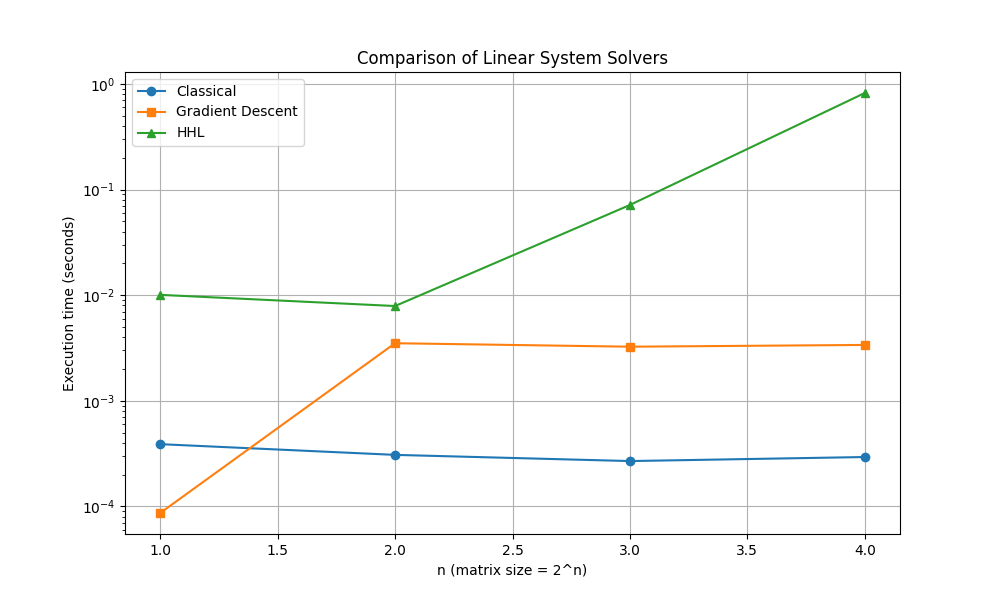

Reproduce this figure in Python.
import numpy as np
import matplotlib.pyplot as plt
from time import time
from qiskit import QuantumCircuit, QuantumRegister, ClassicalRegister
from qiskit.quantum_info import Operator
from scipy.linalg import solve as classical_solve
from typing import Tuple, List, Dict
from hhl import HHL
from multiprocessing import Pool, cpu_count
from functools import partial


def generate_hermitian_and_solution(n: int) -> Tuple[np.ndarray, np.ndarray, np.ndarray]:
    size = 2**n
    
    random_matrix = np.random.random((size, size))
    
    A = (random_matrix + random_matrix.T) / 2
    
    x = np.random.random(size)
    
    b = A @ x
    
    return A, b, x

def gradient_descent_solver(A: np.ndarray, b: np.ndarray, max_iter: int = 1000, tol: float = 1e-6) -> Tuple[np.ndarray, float]:
    start_time = time()
    
    n = len(b)
    x = np.zeros(n)
    
    for i in range(max_iter):
        r = b - A @ x
        if np.linalg.norm(r) < tol:
            break
        
        alpha = np.real(np.dot(r, r) / np.dot(r, A @ r))
        x = x + alpha * r
    
    return x, time() - start_time

def classical_solver(A: np.ndarray, b: np.ndarray) -> Tuple[np.ndarray, float]:
    start_time = time()
    x = classical_solve(A, b)
    return x, time() - start_time

def hhl_solver(A: np.ndarray, b: np.ndarray) -> Tuple[np.ndarray, float]:
    start_time = time()
    state, probabilities = HHL(A, b)
    return state, time() - start_time

def run_solver(solver_func, A: np.ndarray, b: np.ndarray, solver_name: str) -> Dict:
    try:
        x, solve_time = solver_func(A, b)
        return {
            'solver': solver_name,
            'time': solve_time,
            'success': True,
            'error': None
        }
    except Exception as e:
        return {
            'solver': solver_name,
            'time': None,
            'success': False,
            'error': str(e)
        }

def solve_for_size(n: int) -> Dict:
    print(f"Testing for n = {n} (matrix size: {2**n} × {2**n})")
    
    A, b, x_true = generate_hermitian_and_solution(n)
    
    solvers = [
        ('Classical', classical_solver),
        ('Gradient Descent', gradient_descent_solver),
        ('HHL', hhl_solver)
    ]
    
    with Pool(min(len(solvers), cpu_count())) as pool:
        results = [
            run_solver(solver_func, A, b, name)
            for name, solver_func in solvers
        ]
    
    return {res['solver']: res for res in results}

def compare_solvers(max_n: int = 10):
    ns = range(1, max_n + 1)
    all_results = {}
    
    for n in ns:
        all_results[n] = solve_for_size(n)
    
    times = {
        solver: [all_results[n][solver]['time'] if all_results[n][solver]['success'] else None 
                for n in ns]
        for solver in ['Classical', 'Gradient Descent', 'HHL']
    }
    
    plt.figure(figsize=(10, 6))
    markers = {'Classical': 'o-', 'Gradient Descent': 's-', 'HHL': '^-'}
    
    for solver, solver_times in times.items():
        valid_points = [(n, t) for n, t in zip(ns, solver_times) if t is not None]
        if valid_points:
            x, y = zip(*valid_points)
            plt.plot(x, y, markers[solver], label=solver)
    
    plt.xlabel('n (matrix size = 2^n)')
    plt.ylabel('Execution time (seconds)')
    plt.title('Comparison of Linear System Solvers')
    plt.legend()
    plt.grid(True)
    plt.yscale('log')
    plt.savefig('solver_comparison.png')
    plt.close()

    
if __name__ == "__main__":
    compare_solvers(max_n=4) 